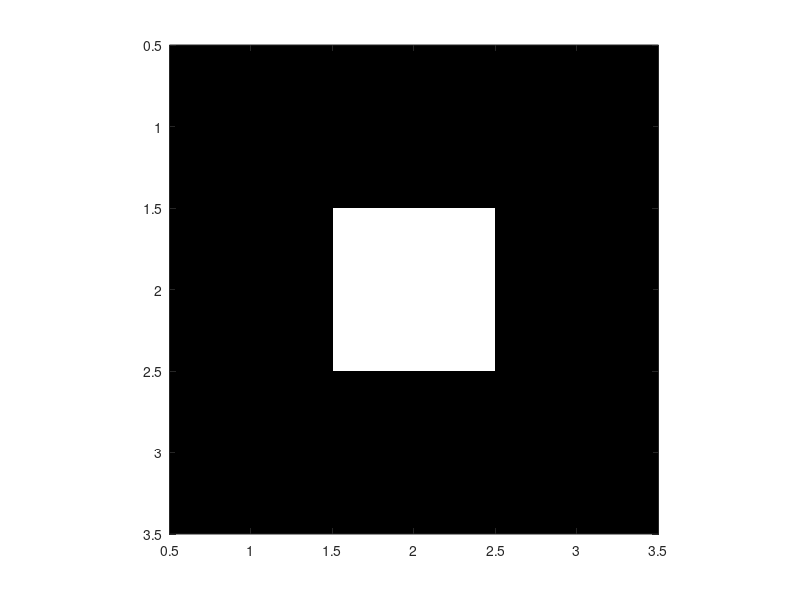

MATLAB code for this plot:
%% Oppgave 4

im1 = [0 0 0 ; 0 1 0 ; 0 0 0];
p1 = sum(im1, 2);
p2 = sum(im1, 1);
p3 = [0 1 0];
p4 = [0 1 0];
g = zeros(3);

for x = 1:3
    for y = 1:3
        g(x, y) = p1(x) + p2(y);
        if x == y
            g(x, y) = p1(x) + p2(y) + p3(y) + p4(y);
        end
    end
end

g(1, 1) = g(1, 1) + p3(2) + p4(3);
g(1, 2) = g(1, 2) + p3(3) + p4(3);
g(1, 3) = g(1, 3) + p3(3) + p4(2);


g(3, 1) = g(3, 1) + p3(1) + p4(2);
g(3, 2) = g(3, 2) + p3(1) + p4(1);
g(3, 3) = g(3, 3) + p3(2) + p4(1);

norm_konst = sum(sum(g));

g = 1/(norm_konst)*g;

figure
imagesc(g)
colormap('gray')
axis square
drawnow

disp(p1)
disp(p2)
